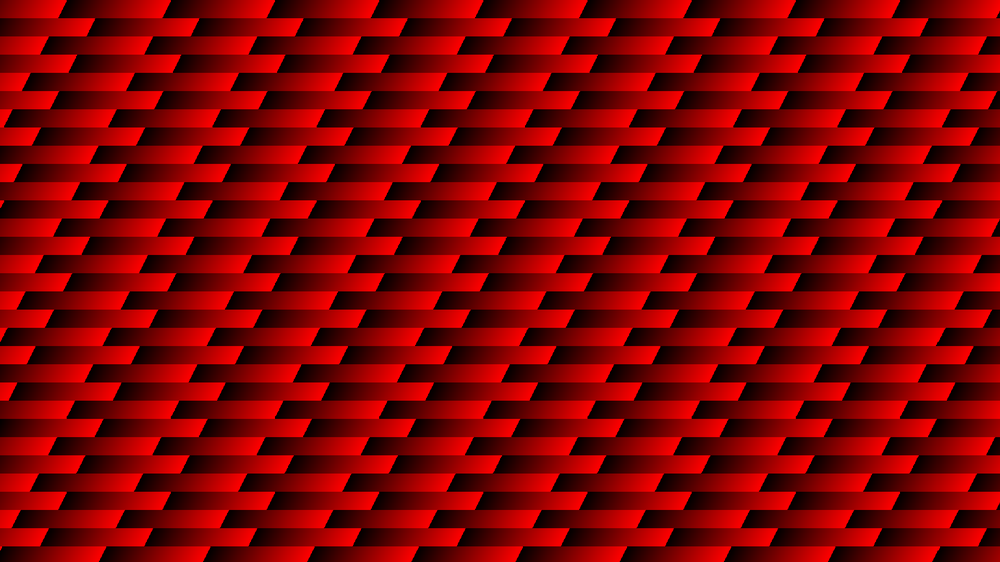
#> input picture RGBScript/R_bl2_tri_p200.png, 1000 x 562 px, shrunk from 1920 x 1080 before the run, found by its file name
$ python Merge_RGB_Bi_ch.py
#> lines starting #> are read from the running program, lines starting #| are printed output that depends on the picture
# -*- coding: utf-8 -*-
"""
Created on Wed Feb 14 11:28:11 2024

@author: SG
"""

from PIL import Image
import numpy as np
import matplotlib.pyplot as plt

im_rh=plt.imread("C:/Users/Laboratorio/MakeHologram/RGBScript/R_bl2_tri_p200.png")
#> im_rh is the input picture: shape (562, 1000, 3) float32; mean R, G, B 0.5, 0, 0
im_gh=plt.imread("C:/Users/Laboratorio/MakeHologram/RGBScript/RGB_G_bl2_tri_p320.png")
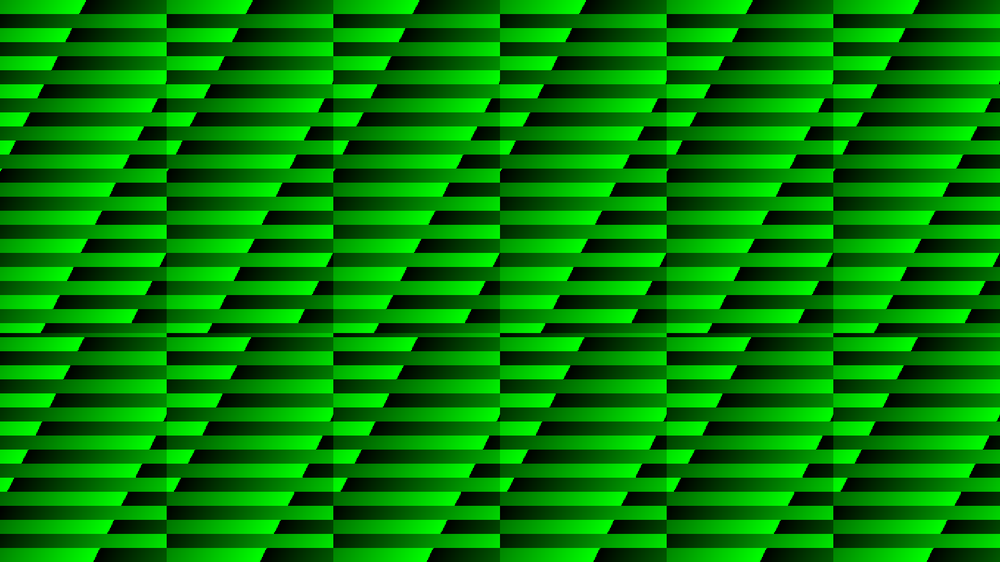
#> input picture RGBScript/RGB_G_bl2_tri_p320.png, 1000 x 562 px, shrunk from 1920 x 1080 before the run, found by its file name
#> im_gh is the input picture: shape (562, 1000, 3) float32; mean R, G, B 0, 0.502, 0
im_bh=plt.imread("C:/Users/Laboratorio/MakeHologram/RGBScript/B_tri_112(V)_p48.png")
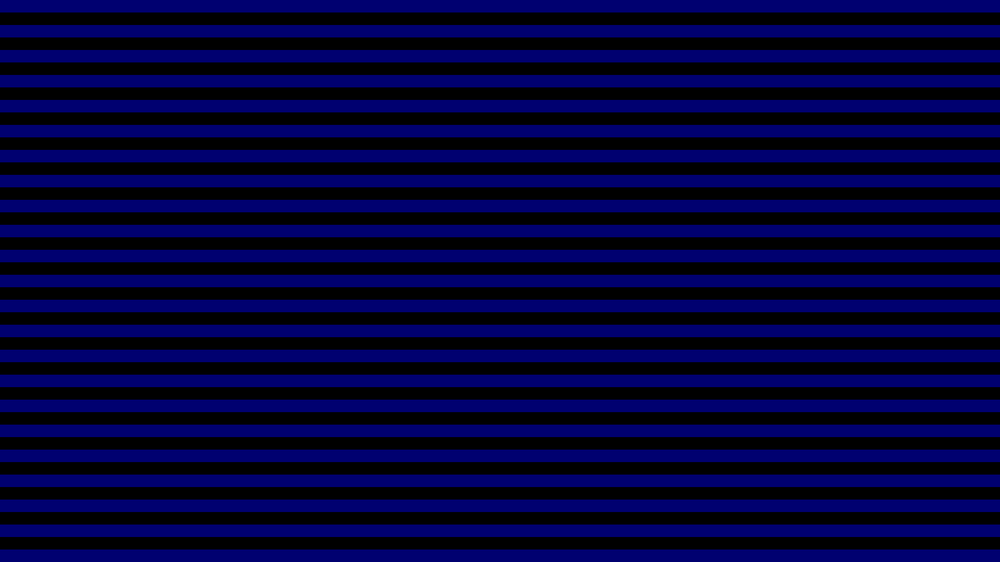
#> input picture RGBScript/B_tri_112(V)_p48.png, 1000 x 562 px, shrunk from 1920 x 1080 before the run, found by its file name
#> im_bh is the input picture: shape (562, 1000, 3) float32; mean R, G, B 0, 0, 0.226
# im_gray=plt.imread("Gray(V)_p64.png")

im_rh_array = np.array(im_rh)*255
im_gh_array = np.array(im_gh)*255
im_bh_array = np.array(im_bh)*255
# Create a new array for the new image with the same shape as the original
im_new_array = np.zeros_like(im_rh_array)

# Modify the new array
im_new_array[:,:,0] = im_rh_array[:,:,0]
im_new_array[:,:,1] = im_gh_array[:,:,1]
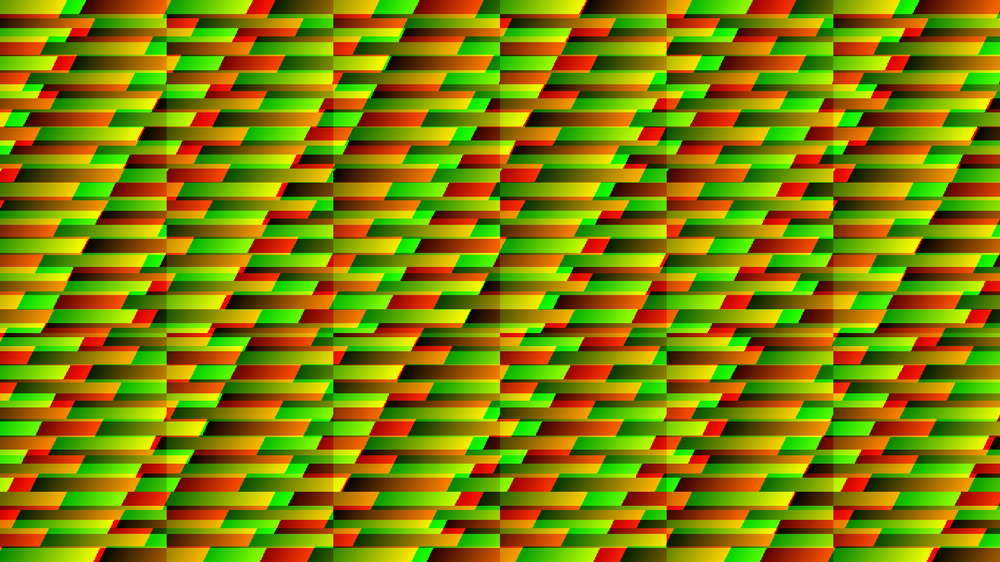
#> im_new_array: shape (562, 1000, 3) float32; mean R, G, B 127.6, 128, 0
im_new_array[:,:,2] = im_bh_array[:,:,2]
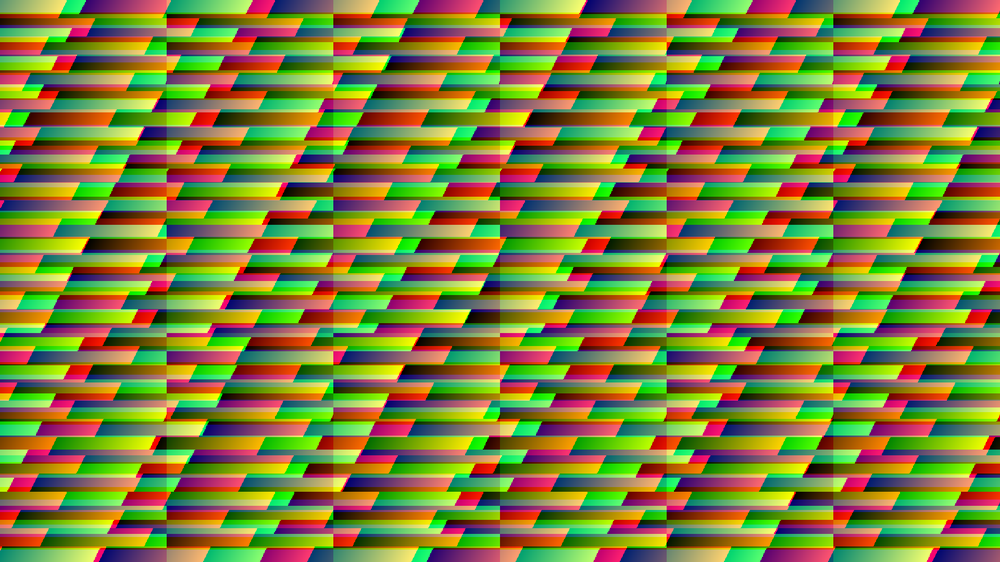
#> im_new_array: shape (562, 1000, 3) float32; mean R, G, B 127.6, 128, 57.7

im_new_array = im_new_array.astype(np.uint8)

im_new = Image.fromarray(im_new_array)
im_new.save('RGB_tri_bl2.png')


im_new.show()
# plt.figure(2)
# plt.imshow(im_gray)

# # Convert the images to Pillow images
# im_rh_pil = Image.fromarray((im_rh * 255).astype(np.uint8))

# im_gh_pil = Image.fromarray((im_gh * 255).astype(np.uint8))
# im_bh_pil = Image.fromarray((im_bh * 255).astype(np.uint8))
# im_grayv_pil = Image.fromarray((im_gray * 255).astype(np.uint8))
# # plt.figure(1)
# # plt.imshow(im_grayv_pil)
# #Save images as layers in a single TIFF file
# im_rh_pil.save('multi_layer_image.tiff', save_all=True, append_images=[im_gh_pil, im_bh_pil,im_grayv_pil])

# # Display the third image
# # plt.figure(3)
# # plt.imshow(im_rh_pil)
# # plt.show()

# im_m =Image.open('multi_layer_image.tiff')
# # Number of layers in the TIFF file
# num_layers = im_m.n_frames
# layers = []

# # Read each layer and append to the list
# for i in range(num_layers):
#     im_m.seek(i)  # Move to the i-th layer
#     layer = im_m.copy()
#     layers.append(layer)

# # Display all layers using matplotlib
# fig, axes = plt.subplots(1, num_layers, figsize=(15, 5))

# for ax, layer, i in zip(axes, layers, range(num_layers)):
#     ax.imshow(layer)
#     ax.set_title(f'Layer {i + 1}')
#     ax.axis('off')

# plt.show()

# # im_mr=im_m[:,:,0]
# # plt.figure(4)
# # plt.imshow(im_mr* 255)
# # im_mg=im_m[:,:,1]
# # im_mb=im_m[:,:,2]
